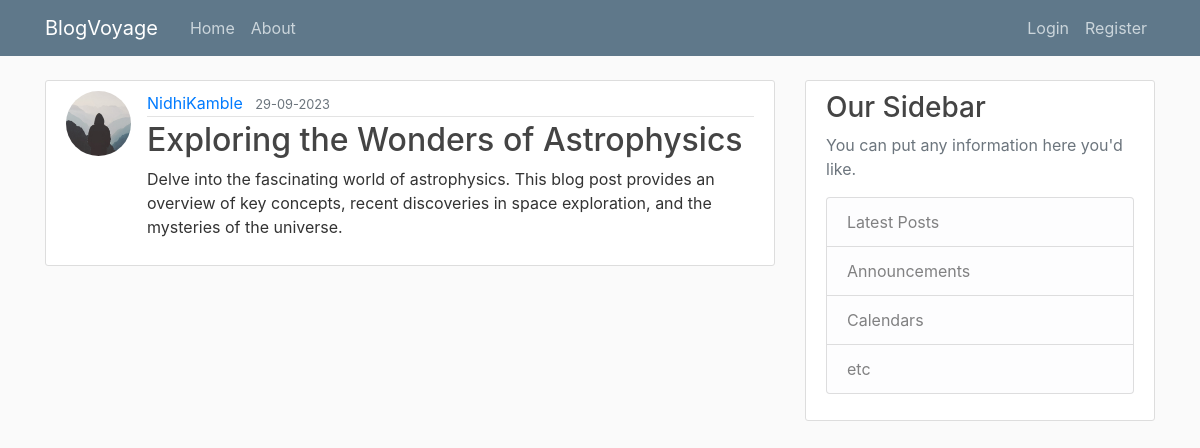
The page /post/14 on the database its author committed.
### appp/models.py (models this page shows, shortened)
class User(db.Model, UserMixin):
    id = db.Column(db.Integer, primary_key= True)
    username = db.Column(db.String(20), unique=True, nullable=False)
    email = db.Column(db.String(120), unique=True, nullable=False)
    image_file = db.Column(db.String(20), nullable=False, default="default.jpg")
    password= db.Column(db.String(60), nullable=False)
    posts = db.relationship('Post', backref="author" , lazy= True)

class Post(db.Model):
    id = db.Column(db.Integer, primary_key= True)
    title = db.Column(db.String(150), nullable=False)
    date_posted= db.Column(db.DateTime, nullable=False, default = datetime.utcnow )
    content = db.Column(db.Text, nullable=False)
    user_id = db.Column(db.Integer , db.ForeignKey('user.id'),nullable=False)

### appp/routes.py (the view)
@app.route("/post/<int:post_id>")
def post(post_id):
    post = Post.query.get_or_404(post_id)
    return render_template('post.html', title = post.title, post=post, legend = "Update Post")

### appp/templates/post.html (shortened to what this page needs)
{% extends 'layout.html' %}
{% block content %}
    <article class="media content-section">
      <img class = "rounded-circle article-img" src="{{url_for('static' , filename = 'profile_pics/' + post.author.image_file)}}" alt="">
        <div class="media-body">
          <div class="article-metadata">
            <a class="mr-2" href="{{url_for('user_post' , username = post.author.username)}}">{{ post.author.username }}</a>
            <small class="text-muted">{{ post.date_posted.strftime('%d-%m-%Y') }}</small>
          </div>
          <h2 class="article-title">{{ post.title }}</h2>
          <p class="article-content">{{ post.content }}</p>
        </div>
      </article>
{% endblock content %}

### appp/static/main.css (style rules this page uses)
body { background: #fafafa; color: #333333; margin-top: 5rem; }
h1, h2, h3, h4, h5, h6 { color: #444444; }
.content-section { background: #ffffff; padding: 10px 20px; border: 1px solid #dddddd; border-radius: 3px; margin-bottom: 20px; }
.article-title { color: #444444; }
.article-content { white-space: pre-line; }
.article-img { height: 65px; width: 65px; margin-right: 16px; }
.article-metadata { padding-bottom: 1px; margin-bottom: 4px; border-bottom: 1px solid #e3e3e3 }

### rows shown on the page
User: image_file (placeholder picture), author.username "NidhiKamble"
Post: date_posted "29-09-2023", title "Exploring the Wonders of Astrophysics", content "Delve into the fascinating world of astrophysics. This blog post provides an overview of key concepts, recent discoveries in space exploration, and the mysteries of the universe."
